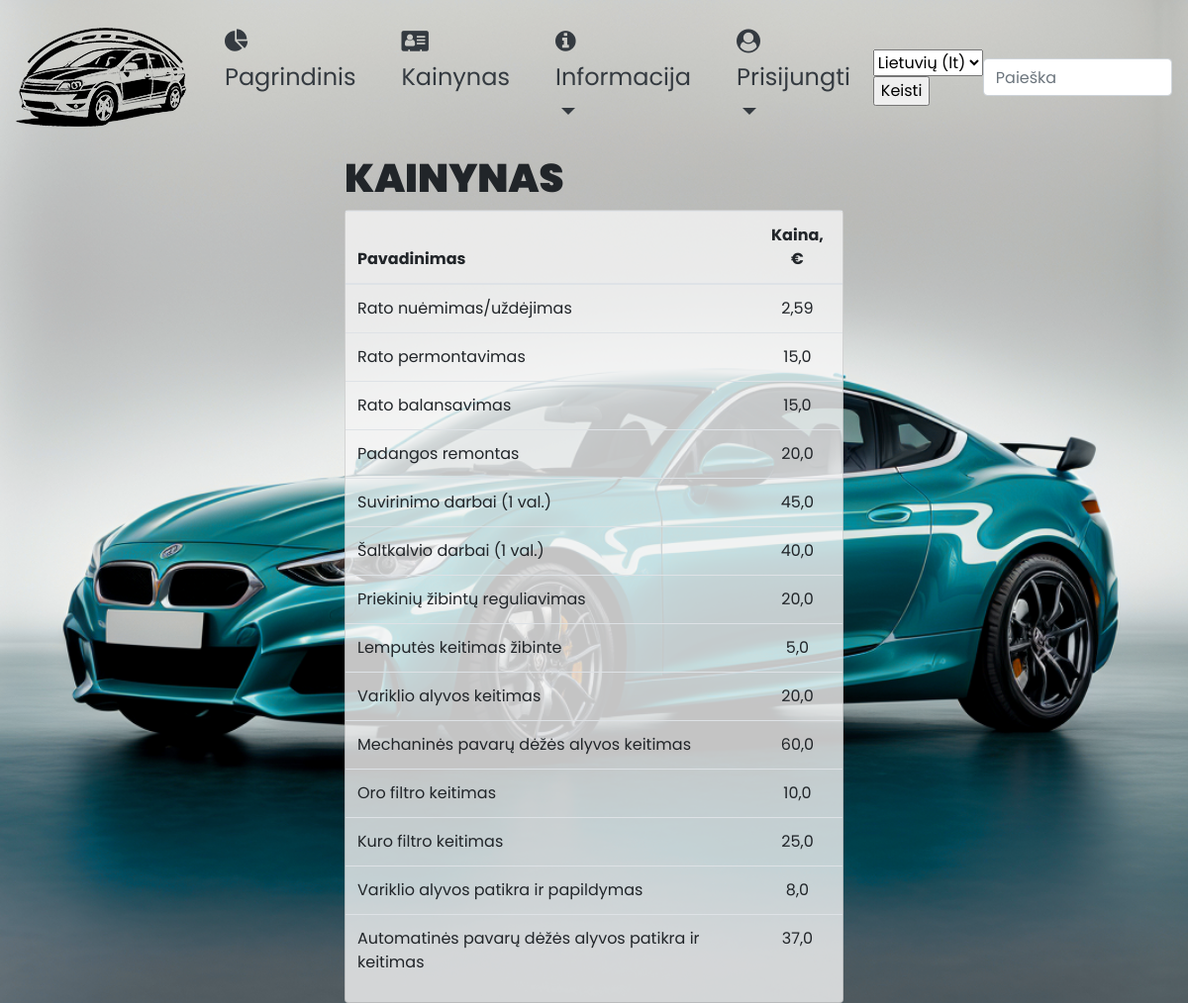
Screenshot of /autoservisas/kainynas/ with the database file from the repository.
### autoservisas/models.py (models this page shows, shortened)
class Paslauga(models.Model):
    pavadinimas = models.CharField(_('Service name'), max_length=200, null=False, unique=True,
                                   help_text=_('Enter name of the service'))
    kaina = models.FloatField(_('Price'), max_length=10, null=False, help_text=_('Enter price'))
    class Meta:
        verbose_name = _('Service')
        verbose_name_plural = _('Services')

### autoservisas/views.py (the view)
# urls.py: path('kainynas/', views.kainynas, name='kainynas'),
def kainynas(request):
    kainynas_info = Paslauga.objects.all()
    context = {
        'kainynas': kainynas_info,
    }
    return render(request, 'kainynas.html', context=context)

### autoservisas/templates/kainynas.html
{% extends "base.html" %}
{% load i18n %}
{% block content %}
<h1 class="text-uppercase h1p">{% trans 'Price-list' %}</h1>
<div class="card" style="background-color: rgba(245, 245, 245, 0.8);">
  <table class="table table-hover">
    <thead>
      <tr>
        <th scope="col">{% trans 'Name' %}</th>
        <th scope="col" class="text-center">{% trans 'Price, €' %}</th>
      </tr>
    </thead>
    <tbody>
    {% for a in kainynas %}
      <tr>
        <td>{{a.pavadinimas}}</td>
        <td class="text-center">{{a.kaina}}</td>
      </tr>
    {% endfor %}
    </tbody>
  </table>
</div>
{% endblock %}

### autoservisas/static/css/styles.css (style rules this page uses)
body { font-family: 'Poppins', sans-serif; font-size: 1rem; }
.h1p { font-weight: 900; }

### rows the page displays
Paslauga: pavadinimas "Rato nuėmimas/uždėjimas", kaina "2,59"
Paslauga: pavadinimas "Rato permontavimas", kaina "15,0"
Paslauga: pavadinimas "Rato balansavimas", kaina "15,0"
Paslauga: pavadinimas "Padangos remontas", kaina "20,0"
Paslauga: pavadinimas "Suvirinimo darbai (1 val.)", kaina "45,0"
Paslauga: pavadinimas "Šaltkalvio darbai (1 val.)", kaina "40,0"
Paslauga: pavadinimas "Priekinių žibintų reguliavimas", kaina "20,0"
Paslauga: pavadinimas "Lemputės keitimas žibinte", kaina "5,0"
Paslauga: pavadinimas "Variklio alyvos keitimas", kaina "20,0"
Paslauga: pavadinimas "Mechaninės pavarų dėžės alyvos keitimas", kaina "60,0"
Paslauga: pavadinimas "Oro filtro keitimas", kaina "10,0"
Paslauga: pavadinimas "Kuro filtro keitimas", kaina "25,0"
Paslauga: pavadinimas "Variklio alyvos patikra ir papildymas", kaina "8,0"
Paslauga: pavadinimas "Automatinės pavarų dėžės alyvos patikra ir keitimas", kaina "37,0"

### other values shown
form field language "Lietuvių (lt)"
